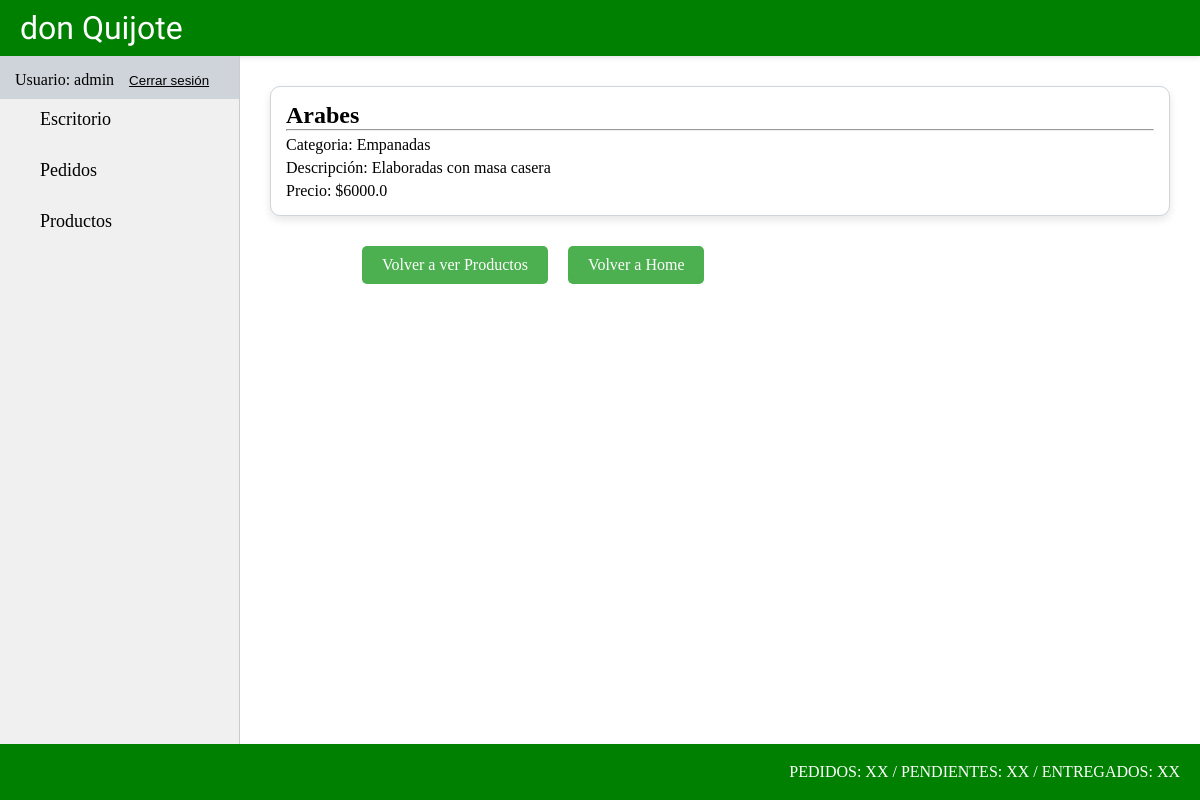
Screenshot of /producto/producto/detail/7 (signed in) with the database file from the repository.
### producto/models.py (models this page shows, shortened)
class Producto(models.Model):
    nombre = models.CharField(max_length=50)
    descripcion = models.CharField(max_length=200)
    precio = models.FloatField()
    categoria_id = models.ForeignKey(ProductoCategoria, on_delete=models.CASCADE)

class ProductoCategoria(models.Model):
    nombre = models.CharField(max_length=50)
    def __str__(self):
        return f"{self.nombre}"

### producto/views.py (the view)
# urls.py: path("producto/detail/<int:pk>", views.ProductoDetail.as_view(), name="producto_detail"),
class ProductoDetail(LoginRequiredMixin, DetailView):
    model = models.Producto

### producto/templates/producto/producto_detail.html
{% extends 'core/base.html' %}
{% block section %}
    <div class="card-categoria">
        <h1>{{ object.nombre }}</h1>
        <hr>
        <p class="detalle-producto">Categoria: {{ object.categoria_id }}</p>
        <p class="detalle-producto">Descripción: {{ object.descripcion }}</p>
        <p class="detalle-producto">Precio: ${{ object.precio }}</p>
    </div>
    <div class="container-link-crud-productos">
        <a class="link-crud-productos" href="{% url 'producto:home' %}">Volver a ver Productos</a>
        <a class="link-crud-productos" href="{% url 'core:home' %}">Volver a Home</a>
    </div>
{% endblock section %}

### core/templates/core/components/navbar.html (shortened to what this page needs)
<nav class="container-nav">
    <ul class="list-app">
        {% if user.is_authenticated %}
            <div class="usuario-logout">
                <li class="list-link"><a>Usuario: {{ user.username }}</a></li>
                <li>
                    <form action="{% url 'core:logout' %}" method="post">
                        <button type="submit" class="btn-logout"><u>Cerrar sesión</u></button>
                    </form>
                </li>
            </div>
            <li class="list-link"><a class="link-app" href="{% url 'core:home' %}">Escritorio</a></li>
            <li class="list-link"><a class="link-app" href="{% url 'pedidos:pedido_list' %}">Pedidos</a></li>
            <li class="list-link"><a class="link-app" href="{% url 'producto:home' %}">Productos</a></li>
        {% else %}
            <li class="list-link"><a class="link-app" href="{% url 'core:login' %}">Login</a></li>
        {% endif %}
    </ul>
</nav>

### core/static/core/css/styles.css (style rules this page uses)
* { padding: 0; margin: 0; box-sizing: border-box; }
.container-nav { width: 20%; height: 86vh; background-color: #f0f0f0; float: left; overflow-y: auto; border-right: 1px solid #ccc; }
.list-app { list-style: none; padding: 0; }
.list-link { margin-bottom: 10px; }
.link-app { color: #000; text-decoration: none; font-size: 18px; display: block; padding: 10px 40px; transition: background-color 0.3s ease; }
.container-link-crud-productos { display: flex; margin-left: 10%; margin-top: 30px; margin-bottom: 60px; }
.link-crud-productos { display: inline-block; text-decoration: none; background-color: #4CAF50; color: white; padding: 10px 20px; margin: 0 10px; border: none; border-radius: 5px; transition: background-color 0.3s; }
.card-categoria { margin: 10px; padding: 15px; border-radius: 10px; border: 1px solid #ced4da; display: flex; flex-direction: column; background-color: #ffffff; box-shadow: 0 4px 8px rgba(0, 0, 0, 0.1); transition: transform 0.2s ease-in-out, box-shadow 0.2s ease-in-out; }
.detalle-producto { margin-top: 5px; }
.usuario-logout { display: flex; column-gap: 15px; padding-left: 15px; padding-top: 15px; background-color: #ced4da; }
.btn-logout { border: none; background-color: #ced4da; }

### rows the page displays
Producto: nombre "Arabes", categoria_id "Empanadas", descripcion "Elaboradas con masa casera", precio "6000.0"

### other values shown
{{ user.username }} "admin"
